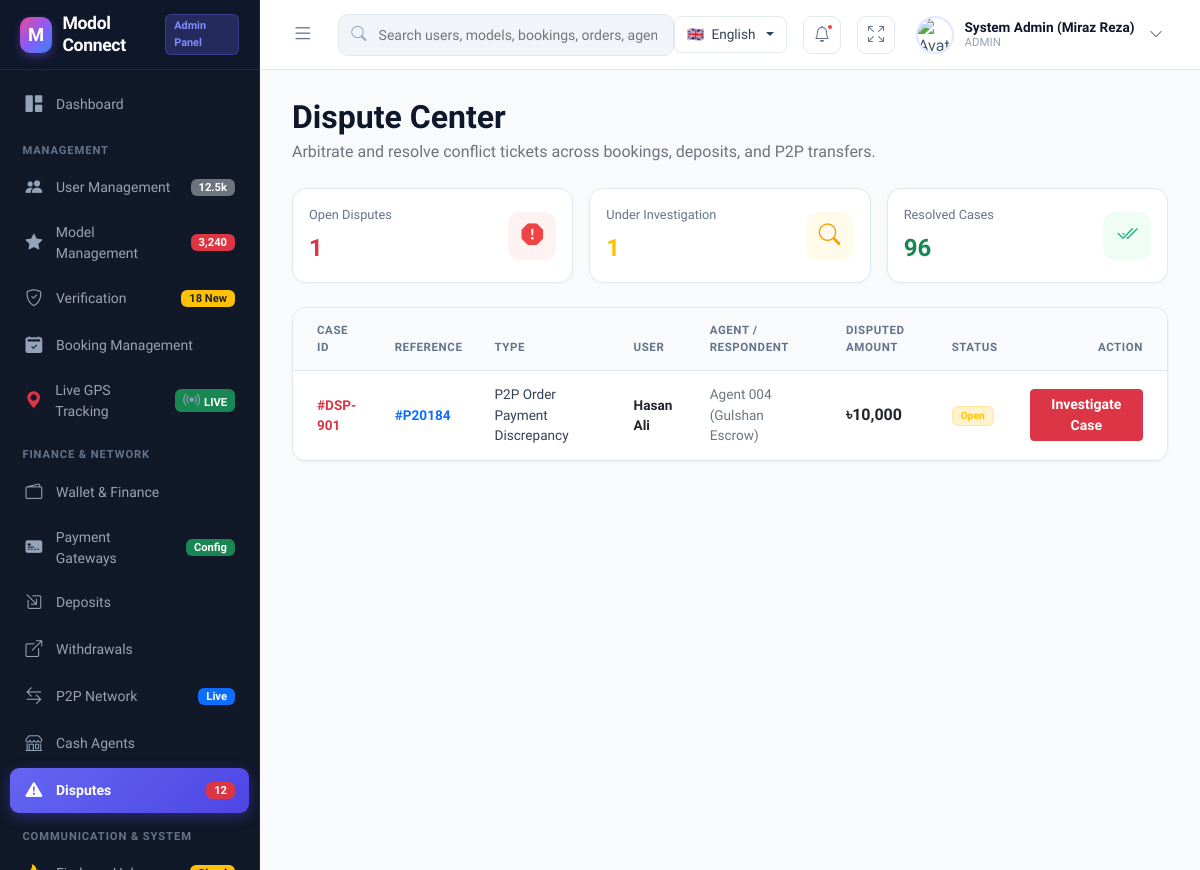
The page /admin/disputes.php (signed in) on the database its author committed.
### tables this page shows
CREATE TABLE IF NOT EXISTS `disputes` (
    `id` INT AUTO_INCREMENT PRIMARY KEY,
    `case_code` VARCHAR(50) UNIQUE NOT NULL,
    `type` VARCHAR(100) NOT NULL,
    `ref_code` VARCHAR(100) NOT NULL,
    `user_name` VARCHAR(100) NOT NULL,
    `agent_name` VARCHAR(100) NOT NULL,
    `amount` VARCHAR(50) NOT NULL,
    `status` VARCHAR(50) DEFAULT 'Open',
    `timer` VARCHAR(50) DEFAULT 'Active 2h',
    `user_statement` TEXT NULL,
    `agent_statement` TEXT NULL,
    `proof_img` VARCHAR(255) NULL,
    `chat_logs` TEXT NULL,
    `device_ip` VARCHAR(255) NULL,
    `wallet_log` VARCHAR(255) NULL,
    `resolution_notes` TEXT NULL,
    `resolved_at` DATETIME NULL,
    `created_at` TIMESTAMP DEFAULT CURRENT_TIMESTAMP
);

### admin/disputes.php (the view, shortened to what this page needs)
<?php
require_once __DIR__ . '/layout.php';
$db = null;
try {
    $db = Database::getInstance();
    if ($db) {
        if (Database::isMySQL()) {
        $db->exec("
        CREATE TABLE IF NOT EXISTS `disputes` (
            `id` INT AUTO_INCREMENT PRIMARY KEY,
            `case_code` VARCHAR(50) UNIQUE NOT NULL,
            `type` VARCHAR(100) NOT NULL,
            `ref_code` VARCHAR(100) NOT NULL,
            `user_name` VARCHAR(100) NOT NULL,
            `agent_name` VARCHAR(100) NOT NULL,
            `amount` VARCHAR(50) NOT NULL,
            `status` VARCHAR(50) DEFAULT 'Open',
            `timer` VARCHAR(50) DEFAULT 'Active 2h',
            `user_statement` TEXT NULL,
            `agent_statement` TEXT NULL,
            `proof_img` VARCHAR(255) NULL,
            `chat_logs` TEXT NULL,
            `device_ip` VARCHAR(255) NULL,
            `wallet_log` VARCHAR(255) NULL,
            `resolution_notes` TEXT NULL,
            `resolved_at` DATETIME NULL,
            `created_at` TIMESTAMP DEFAULT CURRENT_TIMESTAMP
        ) ENGINE=InnoDB DEFAULT CHARSET=utf8mb4 COLLATE=utf8mb4_unicode_ci
        ");
    }
    }
} catch (Throwable $e) {
    error_log("Disputes table init notice: " . $e->getMessage());
}
$disputesList = [
    [
        'id' => 'DSP-901',
        'type' => 'P2P Order Payment Discrepancy',
        'ref' => '#P20184',
        'user' => 'Hasan Ali',
        'agent' => 'Agent 004 (Gulshan Escrow)',
        'amount' => '৳10,000',
        'status' => 'Open',
        'timer' => 'Active 2h',
        'user_statement' => 'I made payment through bKash counter to the agent number 01711223344. Agent claimed the SMS notification was delayed and did not release my wallet balance.',
        'agent_statement' => 'Our merchant dashboard did not reflect this transaction ref TXN77889900 at 09:15 AM. Statement showed no credit matching this exact time.',
        'proof_img' => 'https://images.unsplash.com/photo-1559526324-4b87b5e36e44?w=500&h=300&fit=crop',
        'chat_logs' => 'Hasan: Payment completed. Ref TXN77889900. / Agent: Statement not updated yet.',
        'device_ip' => 'User IP: 103.114.98.22 (Dhaka) | Agent IP: 103.220.14.5 (Dhaka)',
        'wallet_log' => 'Agent Escrow Hold: ৳10,000 | User Balance: ৳1,200'
    ],
    [
        'id' => 'DSP-902',
        'type' => 'Model Booking Cancellation Dispute',
        'ref' => '#BK-44219',
        'user' => 'Kamal Hossain',
        'agent' => 'Jessica Chowdhury (Model)',
        'amount' => '৳8,000',
        'status' => 'Under Investigation',
        'timer' => 'Active 5h',
        'user_statement' => 'Model arrived 45 minutes late to studio shoot location in Banani, causing client photographer overtime charges.',
        'agent_statement' => 'Severe traffic jam on VIP Road. I informed user via order chat 30 minutes in advance and offered to shoot 1 extra hour.',
        'proof_img' => 'https://images.unsplash.com/photo-1534528741775-53994a69daeb?w=500&h=300&fit=crop',
        'chat_logs' => 'Kamal: Where are you? / Jessica: Stuck in Gulshan 2 traffic, 10 min away.',
        'device_ip' => 'User IP: 103.242.12.8 | Model IP: 103.220.14.99',
        'wallet_log' => 'Held in Booking Escrow: ৳8,000'
    ]
];
if ($db) {
    try {
        $dbDisputes = $db->query("SELECT * FROM disputes ORDER BY id DESC LIMIT 50")->fetchAll(PDO::FETCH_ASSOC);
        if (!empty($dbDisputes)) {
            $mapped = [];
            foreach ($dbDisputes as $row) {
                $mapped[] = [
                    'id' => $row['case_code'] ?? 'DSP-' . $row['id'],
                    'type' => $row['type'] ?? 'Escrow Discrepancy',
                    'ref' => $row['ref_code'] ?? '#REF',
                    'user' => $row['user_name'] ?? 'User',
                    'agent' => $row['agent_name'] ?? 'Counterparty',
                    'amount' => $row['amount'] ?? '৳0.00',
                    'status' => $row['status'] ?? 'Open',
                    'timer' => $row['timer'] ?? 'Active',
                    'user_statement' => $row['user_statement'] ?? 'No statement provided',
                    'agent_statement' => $row['agent_statement'] ?? 'No response yet',
                    'proof_img' => !empty($row['proof_img']) ? $row['proof_img'] : 'https://images.unsplash.com/photo-1559526324-4b87b5e36e44?w=500&h=300&fit=crop',
                    'chat_logs' => $row['chat_logs'] ?? 'No chat history logged',
                    'device_ip' => $row['device_ip'] ?? '127.0.0.1',
                    'wallet_log' => $row['wallet_log'] ?? 'Escrow Hold'
                ];
            }
            $disputesList = $mapped;
        }
    } catch (Throwable $e) {
        error_log("Disputes load notice: " . $e->getMessage());
    }
}
?>
<div class="d-flex justify-content-between align-items-center mb-4 flex-wrap gap-3">
    <div>
        <h2 class="fw-bold mb-1" style="color: #0f172a;">Dispute Center</h2>
        <p class="text-secondary mb-0">Arbitrate and resolve conflict tickets across bookings, deposits, and P2P transfers.</p>
    </div>
</div>
<div class="row g-3 mb-4">
    <div class="col-md-4">
        <div class="kpi-card p-3">
            <div>
                <div class="kpi-title small">Open Disputes</div>
                <div class="fw-bold text-danger fs-4"><?= count(array_filter($disputesList, fn($x) => str_contains($x['status'], 'Open'))) ?: 1 ?></div>
            </div>
            <div class="kpi-icon-wrap kpi-icon-red">
                <i class="bi bi-exclamation-octagon-fill"></i>
            </div>
        </div>
    </div>
    <div class="col-md-4">
        <div class="kpi-card p-3">
            <div>
                <div class="kpi-title small">Under Investigation</div>
                <div class="fw-bold text-warning fs-4"><?= count(array_filter($disputesList, fn($x) => str_contains($x['status'], 'Investigation'))) ?: 1 ?></div>
            </div>
            <div class="kpi-icon-wrap kpi-icon-gold">
                <i class="bi bi-search"></i>
            </div>
        </div>
    </div>
    <div class="col-md-4">
        <div class="kpi-card p-3">
            <div>
                <div class="kpi-title small">Resolved Cases</div>
                <div class="fw-bold text-success fs-4"><?= count(array_filter($disputesList, fn($x) => str_contains($x['status'], 'Resolved'))) ?: 96 ?></div>
            </div>
            <div class="kpi-icon-wrap kpi-icon-green">
                <i class="bi bi-check2-all"></i>
            </div>
        </div>
    </div>
</div>
<div class="card card-custom p-0 overflow-hidden mb-4">
    <div class="table-responsive">
        <table class="table table-custom align-middle">
            <thead>
                <tr>
                    <th class="ps-4">Case ID</th>
                    <th>Reference</th>
                    <th>Type</th>
                    <th>User</th>
                    <th>Agent / Respondent</th>
                    <th>Disputed Amount</th>
                    <th>Status</th>
                    <th class="text-end pe-4">Action</th>
                </tr>
            </thead>
            <tbody>
                <?php foreach ($disputesList as $d): ?>
                <tr>
                    <td class="ps-4 fw-bold text-danger">#<?= htmlspecialchars($d['id']) ?></td>
                    <td class="fw-semibold text-primary"><?= htmlspecialchars($d['ref']) ?></td>
                    <td><?= htmlspecialchars($d['type']) ?></td>
                    <td class="fw-semibold text-dark"><?= htmlspecialchars($d['user']) ?></td>
                    <td class="text-secondary"><?= htmlspecialchars($d['agent']) ?></td>
                    <td class="fw-bold text-dark fs-6"><?= htmlspecialchars($d['amount']) ?></td>
                    <td>
                        <?php if (str_contains($d['status'], 'Resolved')): ?>
                            <span class="badge bg-success-subtle text-success border border-success-subtle px-2 py-1"><?= htmlspecialchars($d['status']) ?></span>
                        <?php elseif (str_contains($d['status'], 'Frozen')): ?>
                            <span class="badge bg-danger text-white px-2 py-1"><?= htmlspecialchars($d['status']) ?></span>
                        <?php else: ?>
                            <span class="badge bg-warning-subtle text-warning border border-warning-subtle px-2 py-1"><?= htmlspecialchars($d['status']) ?></span>
                        <?php endif; ?>
                    </td>
                    <td class="text-end pe-4">
                        <button class="btn btn-sm btn-danger fw-semibold px-3" data-bs-toggle="modal" data-bs-target="#disputeModal<?= preg_replace('/[^A-Za-z0-9]/', '', $d['id']) ?>">
                            Investigate Case
                        </button>
                    </td>
                </tr>
                <?php endforeach; ?>
            </tbody>
        </table>
    </div>
</div>

### admin/layout.php (style rules this page uses)
:root { --sidebar-bg: #111827; --sidebar-border: #1f2937; --sidebar-text: #9ca3af; --sidebar-hover: #1f2937; --sidebar-active-bg: #4f46e5; --sidebar-active-gradient: linear-gradient(135deg, #6366f1 0%, #4f46e5 100%); --main-bg: #f8fafc; --card-bg: #ffffff; --card-border: #e2e8f0; --text-heading: #0f172a; --text-body: #475569; --text-muted: #94a3b8; --accent-primary: #6366f1; --sidebar-width: 260px; --topbar-height: 70px; }
body { font-family: 'Plus Jakarta Sans', 'Inter', -apple-system, sans-serif; background-color: var(--main-bg); color: var(--text-body); min-height: 100vh; overflow-x: hidden; }
.card-custom { background-color: var(--card-bg); border: 1px solid var(--card-border); border-radius: 14px; box-shadow: 0 1px 3px rgba(0, 0, 0, 0.04), 0 1px 2px rgba(0, 0, 0, 0.02); transition: transform 0.2s ease, box-shadow 0.2s ease; }
.kpi-card { background-color: #ffffff; border: 1px solid var(--card-border); border-radius: 14px; padding: 1.25rem 1.35rem; display: flex; align-items: center; justify-content: space-between; position: relative; overflow: hidden; box-shadow: 0 1px 3px rgba(0,0,0,0.03); transition: all 0.2s ease; }
.kpi-icon-wrap { width: 48px; height: 48px; border-radius: 12px; display: flex; align-items: center; justify-content: center; font-size: 1.35rem; }
.kpi-icon-green { background-color: #f0fdf4; color: #10b981; }
.kpi-icon-gold { background-color: #fffbeb; color: #f59e0b; }
.kpi-icon-red { background-color: #fef2f2; color: #ef4444; }
.kpi-title { font-size: 0.8rem; color: #64748b; font-weight: 500; margin-bottom: 0.35rem; }
.table-custom { margin-bottom: 0; }
.table-custom th { font-size: 0.72rem; text-transform: uppercase; letter-spacing: 0.05em; font-weight: 700; color: #64748b; background-color: #f8fafc; border-bottom: 1px solid #e2e8f0; padding: 0.85rem 1rem; }
.table-custom td { font-size: 0.85rem; padding: 0.85rem 1rem; vertical-align: middle; border-bottom: 1px solid #f1f5f9; color: #334155; }

### rows shown on the page
disputes: status "1", status "96", case_code "DSP-901", ref_code "#P20184", type "P2P Order Payment Discrepancy", user_name "Hasan Ali", agent_name "Agent 004 (Gulshan Escrow)", amount "৳10,000", status "Open"

### other values the page prints
$adminName "System Admin (Miraz Reza)"
$adminRole "ADMIN"
